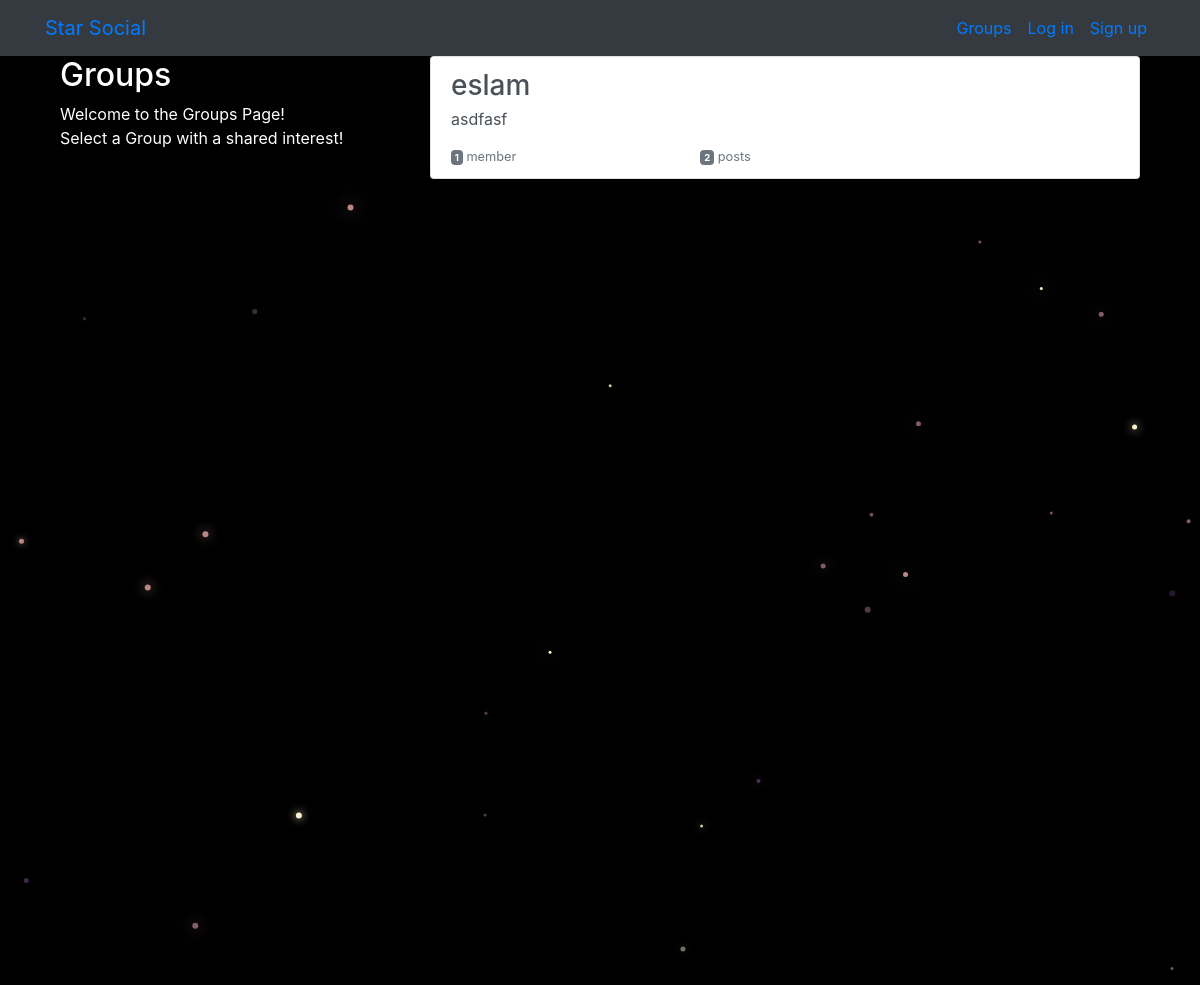
The app's page /groups/ with its own data.
### groups/models.py (models this page shows, shortened)
class Group(models.Model):
    owner = models.ForeignKey(User,related_name='group_owner',on_delete=models.CASCADE)
    name = models.CharField(max_length=255, unique=True)
    slug = models.SlugField(allow_unicode=True, unique=True)
    description = models.TextField(blank=True, default='')
    description_html = models.TextField(editable=False, default='', blank=True)
    members = models.ManyToManyField(User,through="GroupMember")    #Through option Represents the intermediate table that you want to use.  This used when you want to associate extra data in the relationship
    class Meta:
        ordering = ["name"]

### groups/views.py (the view)
# urls.py: path('', views.ListGroups.as_view(), name="all"),
class ListGroups(generic.ListView):
    model = Group

### groups/templates/groups/group_list.html (shortened to what this page needs)
{% extends "groups/group_base.html" %}
{% block pregroup %}
<div class="col-md-4">
	<div class="content">
		<h2>Groups</h2>
		<p>Welcome to the Groups Page! <br>Select a Group with a shared interest!</p>
	</div>
</div>
{% endblock %}
{% block group_content %}
<div class="col-md-8">
	<div class="list-group">
		{% for group in object_list %}
		<a href="{% url 'groups:single' slug=group.slug %}"
			class="list-group-item list-group-item-action flex-column align-items-start">
			<h3 class="mb-1">{{ group.name }}</h3>
			<p class="mb-1">{{ group.description_html|safe }}</p>
			<div class="d-flex w-40 justify-content-between">
				<small class="text-muted"><span class="badge badge-secondary">
					{{ group.members.count }}</span> member{{ group.members.count|pluralize }}</small>
				<small class="text-muted"><span class="badge badge-secondary">
					{{ group.group_posts.count }}</span> post{{ group.group_posts.count|pluralize }}</small>
			</div>
		</a>
		{% endfor %}
	</div>
</div>
{% endblock %}

### static/simplesocial/css/master.css (style rules this page uses)
body { margin: 0; overflow: hidden; background-color: black; color:white; }

### records on screen
Group: name "eslam", description_html "asdfasf", members.count "1", group_posts.count "2"
